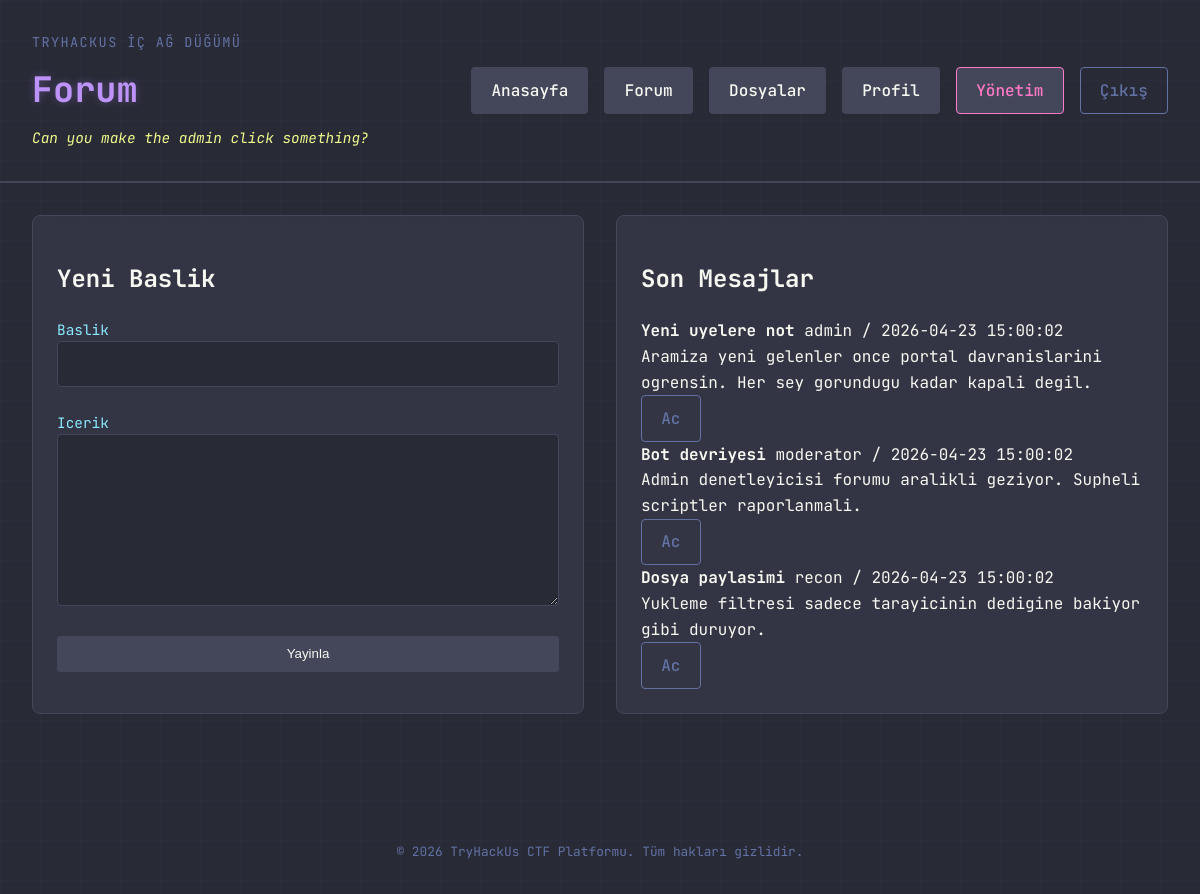
The app's page /forum.php (signed in) with its own data.
### tables this page shows
CREATE TABLE posts (
  id INT AUTO_INCREMENT PRIMARY KEY,
  user_id INT,
  title VARCHAR(200),
  content TEXT,
  created_at TIMESTAMP DEFAULT CURRENT_TIMESTAMP
);

CREATE TABLE users (
  id INT AUTO_INCREMENT PRIMARY KEY,
  username VARCHAR(50) UNIQUE,
  password VARCHAR(255),
  email VARCHAR(100),
  role ENUM('member','moderator','admin') DEFAULT 'member',
  bio TEXT,
  token VARCHAR(255),
  created_at TIMESTAMP DEFAULT CURRENT_TIMESTAMP
);

### forum.php (the view, shortened to what this page needs)
<?php
require_once __DIR__ . '/includes/functions.php';
$stmt = $pdo->query('SELECT posts.id, posts.title, posts.content, posts.created_at, users.username FROM posts LEFT JOIN users ON users.id = posts.user_id ORDER BY posts.created_at DESC LIMIT 20');
$posts = $stmt->fetchAll();
render_header('Forum', 'Can you make the admin click something?');
?>
<section class="content-band two-col">
    <div class="panel form-panel">
        <h2>Yeni Baslik</h2>
        <form method="post" class="stack-form">
            <label>Baslik
                <input type="text" name="title" maxlength="200" required>
            </label>
            <label>Icerik
                <textarea name="content" rows="8" required></textarea>
            </label>
            <button class="button" type="submit">Yayinla</button>
        </form>
    </div>
    <div class="panel">
        <h2>Son Mesajlar</h2>
        <?php foreach ($posts as $post): ?>
            <article class="post-card">
                <div class="post-head">
                    <strong><?= e($post['title']); ?></strong>
                    <span><?= e($post['username']); ?> / <?= e($post['created_at']); ?></span>
                </div>
                <div class="raw-preview"><?= substr($post['content'], 0, 160); ?></div>
                <a class="button ghost small" href="/forum_post.php?id=<?= (int) $post['id']; ?>">Ac</a>
            </article>
        <?php endforeach; ?>
    </div>
</section>
<?php render_footer(); ?>

### includes/functions.php (shortened to what this page needs)
<?php
function e($value)
{
    return htmlspecialchars((string) $value, ENT_QUOTES, 'UTF-8');
}
function nav_profile_link()
{
    if (!empty($_SESSION['user_id'])) {
        return '/profile.php?id=' . (int) $_SESSION['user_id'];
    }
    return '/login.php';
}
function render_header($title, $challengeHint = '')
{
    $isAdmin = (($_SESSION['role'] ?? '') === 'admin');
    ?>
<!doctype html>
<html lang="tr">
<head>
    <link rel="stylesheet" href="/static/css/style.css">
</head>
<body>
    <div class="shell-grid"></div>
    <header class="site-header">
        <div class="header-left">
            <p class="eyebrow">TryHackUs İç Ağ Düğümü</p>
            <h1><?= e($title); ?></h1>
            <?php if ($challengeHint !== ''): ?>
                <p class="challenge-hint"><?= e($challengeHint); ?></p>
            <?php endif; ?>
        </div>
        <nav class="nav">
            <a href="/index.php">Anasayfa</a>
            <a href="/forum.php">Forum</a>
            <a href="/files.php">Dosyalar</a>
            <a href="<?= e(nav_profile_link()); ?>">Profil</a>
            <?php if ($isAdmin): ?>
                <a href="/admin/index.php" style="border-color: var(--pink); color: var(--pink);">Yönetim</a>
            <?php endif; ?>
            <?php if (!empty($_SESSION['user_id'])): ?>
                <a href="/logout.php" class="button ghost small">Çıkış</a>
            <?php else: ?>
                <a href="/login.php" class="button small">Giriş</a>
            <?php endif; ?>
        </nav>
    </header>
    <main class="page-shell">
    <?php
}
function render_footer()
{
    ?>
    </main>
    <footer style="text-align: center; padding: 2rem; color: var(--comment); font-size: 0.8rem; position: relative; z-index: 1;">
        &copy; 2026 TryHackUs CTF Platformu. Tüm hakları gizlidir.
    </footer>
</body>
</html>
    <?php
}

### static/css/style.css (style rules this page uses)
:root { --background: #282a36; --current-line: #44475a; --selection: #44475a; --foreground: #f8f8f2; --comment: #6272a4; --cyan: #8be9fd; --green: #50fa7b; --orange: #ffb86c; --pink: #ff79c6; --purple: #bd93f9; --red: #ff5555; --yellow: #f1fa8c; }
* { box-sizing: border-box; }
html, body { margin: 0; min-height: 100%; }
body { background: var(--background); color: var(--foreground); font-family: 'JetBrains Mono', 'Fira Code', 'Courier New', Courier, monospace; line-height: 1.6; }
a { color: var(--cyan); text-decoration: none; transition: color 0.2s ease; }
.shell-grid { position: fixed; inset: 0; background-image: linear-gradient(rgba(189, 147, 249, 0.03) 1px, transparent 1px), linear-gradient(90deg, rgba(189, 147, 249, 0.03) 1px, transparent 1px); background-size: 40px 40px; pointer-events: none; z-index: 0; }
.site-header, .page-shell, .content-band { position: relative; z-index: 1; }
.site-header { display: flex; justify-content: space-between; align-items: center; padding: 2rem; border-bottom: 2px solid var(--current-line); margin-bottom: 2rem; }
.eyebrow { margin: 0 0 0.5rem; color: var(--comment); text-transform: uppercase; font-size: 0.85rem; letter-spacing: 0.1em; }
.site-header h1 { margin: 0; font-size: 2.2rem; color: var(--purple); text-shadow: 0 0 10px rgba(189, 147, 249, 0.3); }
.challenge-hint { margin: 0.5rem 0 0; color: var(--yellow); font-size: 0.9rem; font-style: italic; }
.nav { display: flex; gap: 1rem; align-items: center; }
.nav a, .button { background: var(--current-line); color: var(--foreground); padding: 0.6rem 1.2rem; border-radius: 4px; border: 1px solid transparent; transition: all 0.2s ease; display: inline-flex; align-items: center; justify-content: center; font-weight: 500; }
.button.ghost { background: transparent; border: 1px solid var(--comment); color: var(--comment); }
.page-shell { max-width: 1200px; margin: 0 auto; padding: 0 2rem 4rem; }
.panel { background: rgba(68, 71, 90, 0.4); border: 1px solid var(--current-line); border-radius: 8px; padding: 1.5rem; backdrop-filter: blur(10px); transition: border-color 0.3s ease; }
.content-band { display: grid; gap: 2rem; margin-bottom: 2rem; }
.two-col { grid-template-columns: 1fr 1fr; }
.stack-form { display: flex; flex-direction: column; gap: 1.2rem; }
label { font-size: 0.9rem; color: var(--cyan); margin-bottom: 0.3rem; }
input, textarea { background: var(--background); border: 1px solid var(--current-line); color: var(--foreground); padding: 0.8rem; border-radius: 4px; font-family: inherit; width: 100%; outline: none; transition: border-color 0.2s; }

### records on screen
posts: title "Yeni uyelere not", user.username "admin", created_at "2026-04-23 15:00:02", content "Aramiza yeni gelenler once portal davranislarini ogrensin. Her sey gorundugu kadar kapali degil."
posts: title "Bot devriyesi", user.username "moderator", created_at "2026-04-23 15:00:02", content "Admin denetleyicisi forumu aralikli geziyor. Supheli scriptler raporlanmali."
posts: title "Dosya paylasimi", user.username "recon", created_at "2026-04-23 15:00:02", content "Yukleme filtresi sadece tarayicinin dedigine bakiyor gibi duruyor."

### other values on screen
$title "Forum"
$challengeHint "Can you make the admin click something?"
